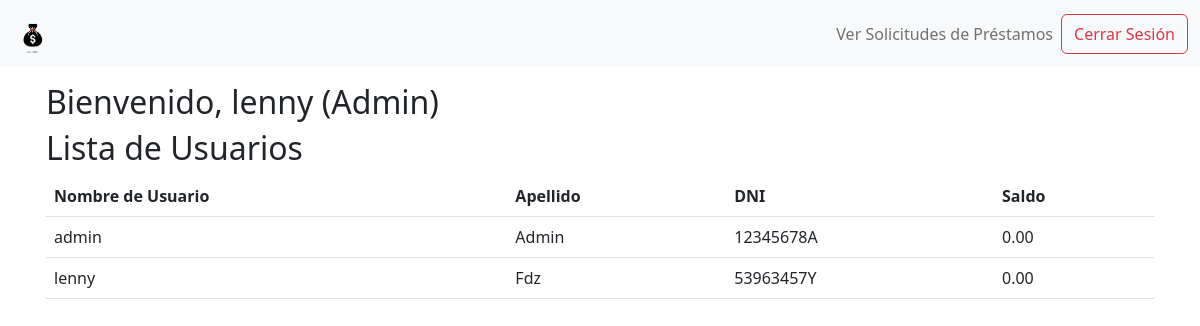
Screenshot of /html/indexadmin.php (signed in) with the database file from the repository.
### tables this page shows
CREATE TABLE usuarios (
    nombre_usuario VARCHAR(255) NOT NULL PRIMARY KEY,
    apellido VARCHAR(255) NOT NULL,
    dni VARCHAR(20) NOT NULL UNIQUE,
    email VARCHAR(255) NOT NULL UNIQUE,
    fecha_nacimiento DATE,
    direccion VARCHAR(255),
    codigo_postal VARCHAR(10),
    ciudad VARCHAR(255),
    provincia VARCHAR(255),
    contrasena VARCHAR(255) NOT NULL,
    iban VARCHAR(34)
);

### html/indexadmin.php (the view, shortened to what this page needs)
<?php
$conn = new mysqli('localhost', 'root', 'Ign@fervig12', 'ilerbank');
$usuariosQuery = "SELECT nombre_usuario, apellido, dni, saldo FROM usuarios";
$usuariosResult = $conn->query($usuariosQuery);
?>
<!DOCTYPE html>
<html lang="en">
  <link href="https://cdn.jsdelivr.net/npm/bootstrap@5.2.1/dist/css/bootstrap.min.css" rel="stylesheet"
>
<body>
<header>
       <nav class="navbar navbar-expand-lg navbar-light bg-light">
            <div class="container-fluid">
                <a class="navbar-brand" href="indexadmin.php">
                    <img src="../img/logoBanco.png" alt="Logo del Banco" height="40" class="d-inline-block align-text-top">
                </a>
                <div class="collapse navbar-collapse" id="navbarNav">
                    <ul class="navbar-nav ms-auto">
                        <li class="nav-item">
                            <a class="nav-link" href="aprobar_prestamo.php">Ver Solicitudes de Préstamos</a>
                        </li>
                <form class="d-flex" method="post" action="">
                    <input class="btn btn-outline-danger" type="submit" name="cerrar_sesion" value="Cerrar Sesión">
                </form>
            </div>
        </nav>
    </header>
    <main>
        <div class="container" style="padding: 16px;">
            <h2>Bienvenido, <?php echo $_SESSION['nombre_usuario']; ?> (Admin)</h2>
            <h2>Lista de Usuarios</h2>
            <table class="table">
                <thead>
                    <tr>
                        <th>Nombre de Usuario</th>
                        <th>Apellido</th>
                        <th>DNI</th>
                        <th>Saldo</th>
                    </tr>
                </thead>
                <tbody>
                    <?php
                    while ($usuario = $usuariosResult->fetch_assoc()) {
                        echo "<tr>";
                        echo "<td>{$usuario['nombre_usuario']}</td>";
                        echo "<td>{$usuario['apellido']}</td>";
                        echo "<td>{$usuario['dni']}</td>";
                        echo "<td>{$usuario['saldo']}</td>";
                        echo "</tr>";
                    }
                    ?>
                </tbody>
            </table>
        </div>
    </main>
</body>
</html>

### rows the page displays
usuarios: nombre_usuario "admin", apellido "Admin", dni "12345678A", saldo "0.00"
usuarios: nombre_usuario "lenny", apellido "Fdz", dni "53963457Y", saldo "0.00"

### other values shown
$_SESSION['nombre_usuario'] "lenny"
